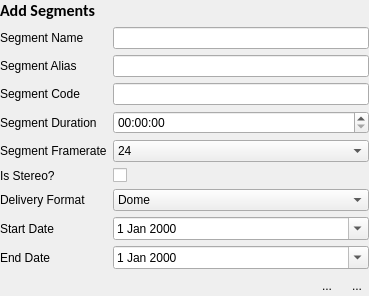
              <widget class="QWidget" name="page_2">
               <layout class="QGridLayout" name="gridLayout">
                <property name="margin">
                 <number>0</number>
                </property>
                <property name="spacing">
                 <number>6</number>
                </property>
                <item row="3" column="0">
                 <widget class="QLabel" name="label_27">
                  <property name="text">
                   <string>Segment Code</string>
                  </property>
                 </widget>
                </item>
                <item row="10" column="4">
                 <widget class="QToolButton" name="toolButton_23">
                  <property name="text">
                   <string>...</string>
                  </property>
                  <property name="icon">
                   <iconset resource="icons/icons_rsc.qrc">
                    <normaloff>:/tpd/close6.png</normaloff>:/tpd/close6.png</iconset>
                  </property>
                  <property name="iconSize">
                   <size>
                    <width>20</width>
                    <height>20</height>
                   </size>
                  </property>
                  <property name="autoRaise">
                   <bool>true</bool>
                  </property>
                 </widget>
                </item>
                <item row="2" column="0">
                 <widget class="QLabel" name="label_28">
                  <property name="text">
                   <string>Segment Alias</string>
                  </property>
                 </widget>
                </item>
                <item row="10" column="3">
                 <widget class="QToolButton" name="toolButton_24">
                  <property name="text">
                   <string>...</string>
                  </property>
                  <property name="icon">
                   <iconset resource="icons/icons_rsc.qrc">
                    <normaloff>:/tpd/check64.png</normaloff>:/tpd/check64.png</iconset>
                  </property>
                  <property name="iconSize">
                   <size>
                    <width>20</width>
                    <height>20</height>
                   </size>
                  </property>
                  <property name="autoRaise">
                   <bool>true</bool>
                  </property>
                 </widget>
                </item>
                <item row="5" column="0">
                 <widget class="QLabel" name="label_21">
                  <property name="text">
                   <string>Segment Framerate</string>
                  </property>
                 </widget>
                </item>
                <item row="4" column="0">
                 <widget class="QLabel" name="label_26">
                  <property name="text">
                   <string>Segment Duration</string>
                  </property>
                 </widget>
                </item>
                <item row="8" column="0">
                 <widget class="QLabel" name="label_3">
                  <property name="text">
                   <string>Start Date</string>
                  </property>
                 </widget>
                </item>
                <item row="10" column="0" colspan="3">
                 <spacer name="horizontalSpacer_6">
                  <property name="orientation">
                   <enum>Qt::Horizontal</enum>
                  </property>
                  <property name="sizeHint" stdset="0">
                   <size>
                    <width>309</width>
                    <height>20</height>
                   </size>
                  </property>
                 </spacer>
                </item>
                <item row="7" column="0">
                 <widget class="QLabel" name="label_29">
                  <property name="text">
                   <string>Delivery Format</string>
                  </property>
                 </widget>
                </item>
                <item row="1" column="0">
                 <widget class="QLabel" name="label_23">
                  <property name="text">
                   <string>Segment Name</string>
                  </property>
                 </widget>
                </item>
                <item row="6" column="0">
                 <widget class="QLabel" name="label_25">
                  <property name="text">
                   <string>Is Stereo?</string>
                  </property>
                 </widget>
                </item>
                <item row="9" column="0">
                 <widget class="QLabel" name="label_30">
                  <property name="text">
                   <string>End Date</string>
                  </property>
                 </widget>
                </item>
                <item row="0" column="0">
                 <widget class="QLabel" name="label_22">
                  <property name="maximumSize">
                   <size>
                    <width>16777215</width>
                    <height>26</height>
                   </size>
                  </property>
                  <property name="font">
                   <font>
                    <family>Calibri</family>
                    <pointsize>12</pointsize>
                    <weight>75</weight>
                    <bold>true</bold>
                   </font>
                  </property>
                  <property name="text">
                   <string>Add Segments</string>
                  </property>
                 </widget>
                </item>
                <item row="1" column="1" colspan="4">
                 <widget class="QLineEdit" name="lineEdit_9"/>
                </item>
                <item row="2" column="1" colspan="4">
                 <widget class="QLineEdit" name="lineEdit_7">
                  <property name="text">
                   <string/>
                  </property>
                 </widget>
                </item>
                <item row="3" column="1" colspan="4">
                 <widget class="QLineEdit" name="lineEdit_12">
                  <property name="text">
                   <string/>
                  </property>
                 </widget>
                </item>
                <item row="9" column="1" colspan="4">
                 <widget class="QDateEdit" name="dateEdit_2">
                  <property name="calendarPopup">
                   <bool>true</bool>
                  </property>
                 </widget>
                </item>
                <item row="8" column="1" colspan="4">
                 <widget class="QDateEdit" name="dateEdit">
                  <property name="calendarPopup">
                   <bool>true</bool>
                  </property>
                 </widget>
                </item>
                <item row="5" column="1" colspan="4">
                 <widget class="QComboBox" name="comboBox">
                  <item>
                   <property name="text">
                    <string>24</string>
                   </property>
                  </item>
                  <item>
                   <property name="text">
                    <string>25</string>
                   </property>
                  </item>
                  <item>
                   <property name="text">
                    <string>30</string>
                   </property>
                  </item>
                  <item>
                   <property name="text">
                    <string>48</string>
                   </property>
                  </item>
                  <item>
                   <property name="text">
                    <string>60</string>
                   </property>
                  </item>
                 </widget>
                </item>
                <item row="7" column="1" colspan="4">
                 <widget class="QComboBox" name="comboBox_2">
                  <item>
                   <property name="text">
                    <string>Dome</string>
                   </property>
                  </item>
                  <item>
                   <property name="text">
                    <string>2K Square</string>
                   </property>
                  </item>
                  <item>
                   <property name="text">
                    <string>4K Square</string>
                   </property>
                  </item>
                  <item>
                   <property name="text">
                    <string>3200 * 3200</string>
                   </property>
                  </item>
                 </widget>
                </item>
                <item row="4" column="1" colspan="4">
                 <widget class="QTimeEdit" name="timeEdit"/>
                </item>
                <item row="6" column="1" colspan="4">
                 <widget class="QCheckBox" name="checkBox">
                  <property name="text">
                   <string/>
                  </property>
                 </widget>
                </item>
               </layout>
              </widget>
